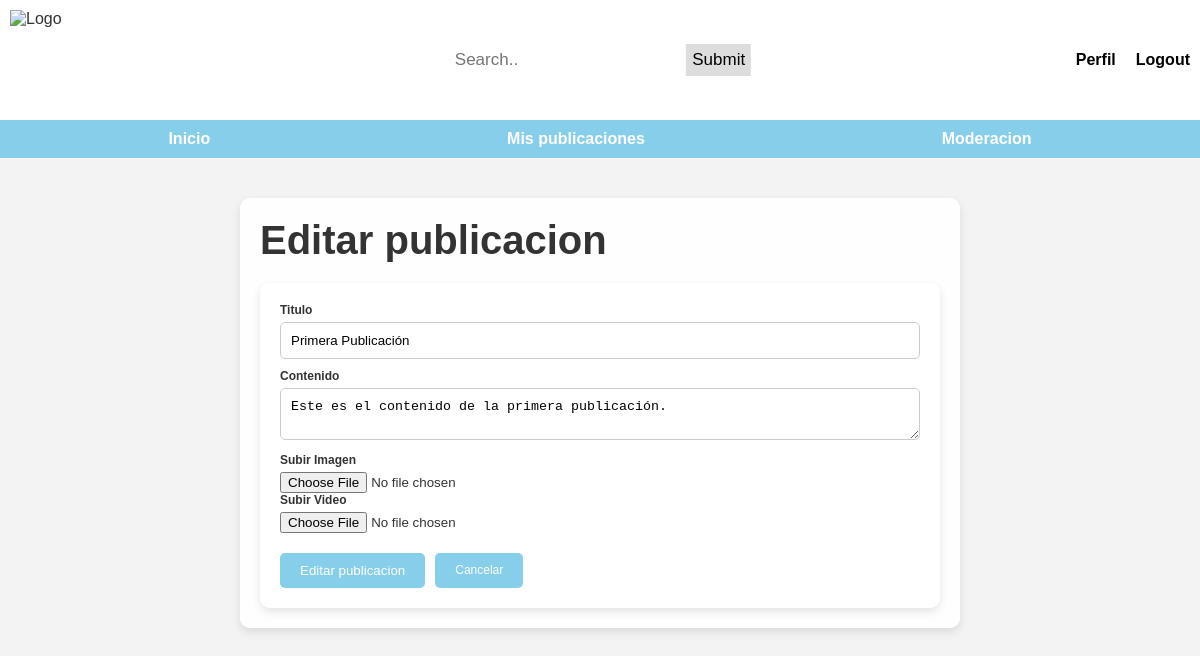
/editar-publicacion.php?id=1 (signed in), run on the app's committed database.
### tables this page shows
CREATE TABLE publicaciones (
    id INT(11) NOT NULL,
    usuario_id INT(11) NOT NULL,
    titulo VARCHAR(255) NOT NULL,
    contenido TEXT,
    imagen_url VARCHAR(255), 
    video_url VARCHAR(255), 
    fecha_creacion DATETIME NOT NULL,
    estado enum('pendiente','aprobado','rechazado') DEFAULT 'pendiente'
);

### editar-publicacion.php (the view, shortened to what this page needs)
<?php
include('inc/conexion.php');
?>
<!DOCTYPE html>
<html lang="es">
<head>
    <link rel="stylesheet" href="css/styles.css">
</head>
<body>
    <?php include_once('template/header.php'); ?>
    <main>
        <section>
            <h1>Editar publicacion</h1>
            <?php
            $username = $_SESSION['username'];
            if(isset($_GET['id'])){
                $id = $_GET['id'];
            }
            $query = "SELECT publicaciones.*, username as usuario FROM publicaciones INNER JOIN usuarios ON publicaciones.usuario_id = usuarios.id WHERE username = '$username' AND publicaciones.id = $id";
            $result = mysqli_query($conn, $query);
            if (empty($result) || mysqli_num_rows($result) == 0) {
                echo "<p>No hay publicaciones disponibles.</p>";
            } else {
                $row = mysqli_fetch_assoc($result);
            ?>
                <form class="form" action="editar-publicacion.php" method="POST" enctype="multipart/form-data">
                    <label for="titulo">Titulo</label>
                    <input type="text" name="titulo" id="titulo" value="<?php echo $row['titulo']; ?>">
                    <label for="contenido">Contenido</label>
                    <textarea name="contenido" id="contenido"><?php echo $row['contenido']; ?></textarea>
                    <label for="imagen">Subir Imagen</label>
                    <input type="file" name="imagen" id="imagen" class="form-control" accept="image/*">
                    <label for="video">Subir Video</label>
                    <input type="file" name="video" id="video" class="form-control" accept="video/*">
                    <div class="actions">
                        <input type="submit" value="Editar publicacion">
                        <a href="mis-publicaciones.php">Cancelar</a>
                    </div>
                </form>
            <?php
            } ?>
        </section>
    </main>
</body>
</html>

### css/styles.css (style rules this page uses)
* { margin: 0; padding: 0; box-sizing: border-box; }
body { font-family: 'Arial', sans-serif; background-color: #f3f3f3; color: #333; background-image: url('https://img.freepik.com/foto-gratis/fondo-pared-estudio-textura-hormigon-azul-grunge-vintage-vineta_1258-28389.jpg'); background-repeat: no-repeat; background-attachment: fixed; background-size: cover; }
main { padding: 20px; background-color: rgba(255, 255, 255, 0.9); border-radius: 10px; width: 60%; margin: 40px auto; box-shadow: 0 4px 10px rgba(0, 0, 0, 0.1); }
h1 { font-size: 2.5rem; color: #333; margin-bottom: 20px; }
.actions { display: flex; gap: 10px; margin-top: 20px; }
.actions a { text-decoration: none; color: white; background-color: skyblue; padding: 10px 20px; border-radius: 5px; }
.form { margin-top: 20px; padding: 20px; background-color: rgba(255, 255, 255, 0.9); border-radius: 10px; box-shadow: 0 4px 10px rgba(0, 0, 0, 0.1); font-size: 12px; text-align: left; }
.form label { font-weight: bold; display: block; margin-bottom: 5px; }
.form input[type="text"], .form textarea { width: 100%; padding: 10px; margin-bottom: 10px; border: 1px solid #ccc; border-radius: 5px; }
.form button, .form input[type="submit"] { padding: 10px 20px; background-color: skyblue; color: white; border: none; border-radius: 5px; cursor: pointer; }

### data on the page
publicaciones: titulo "Primera Publicación", contenido "Este es el contenido de la primera publicación."
